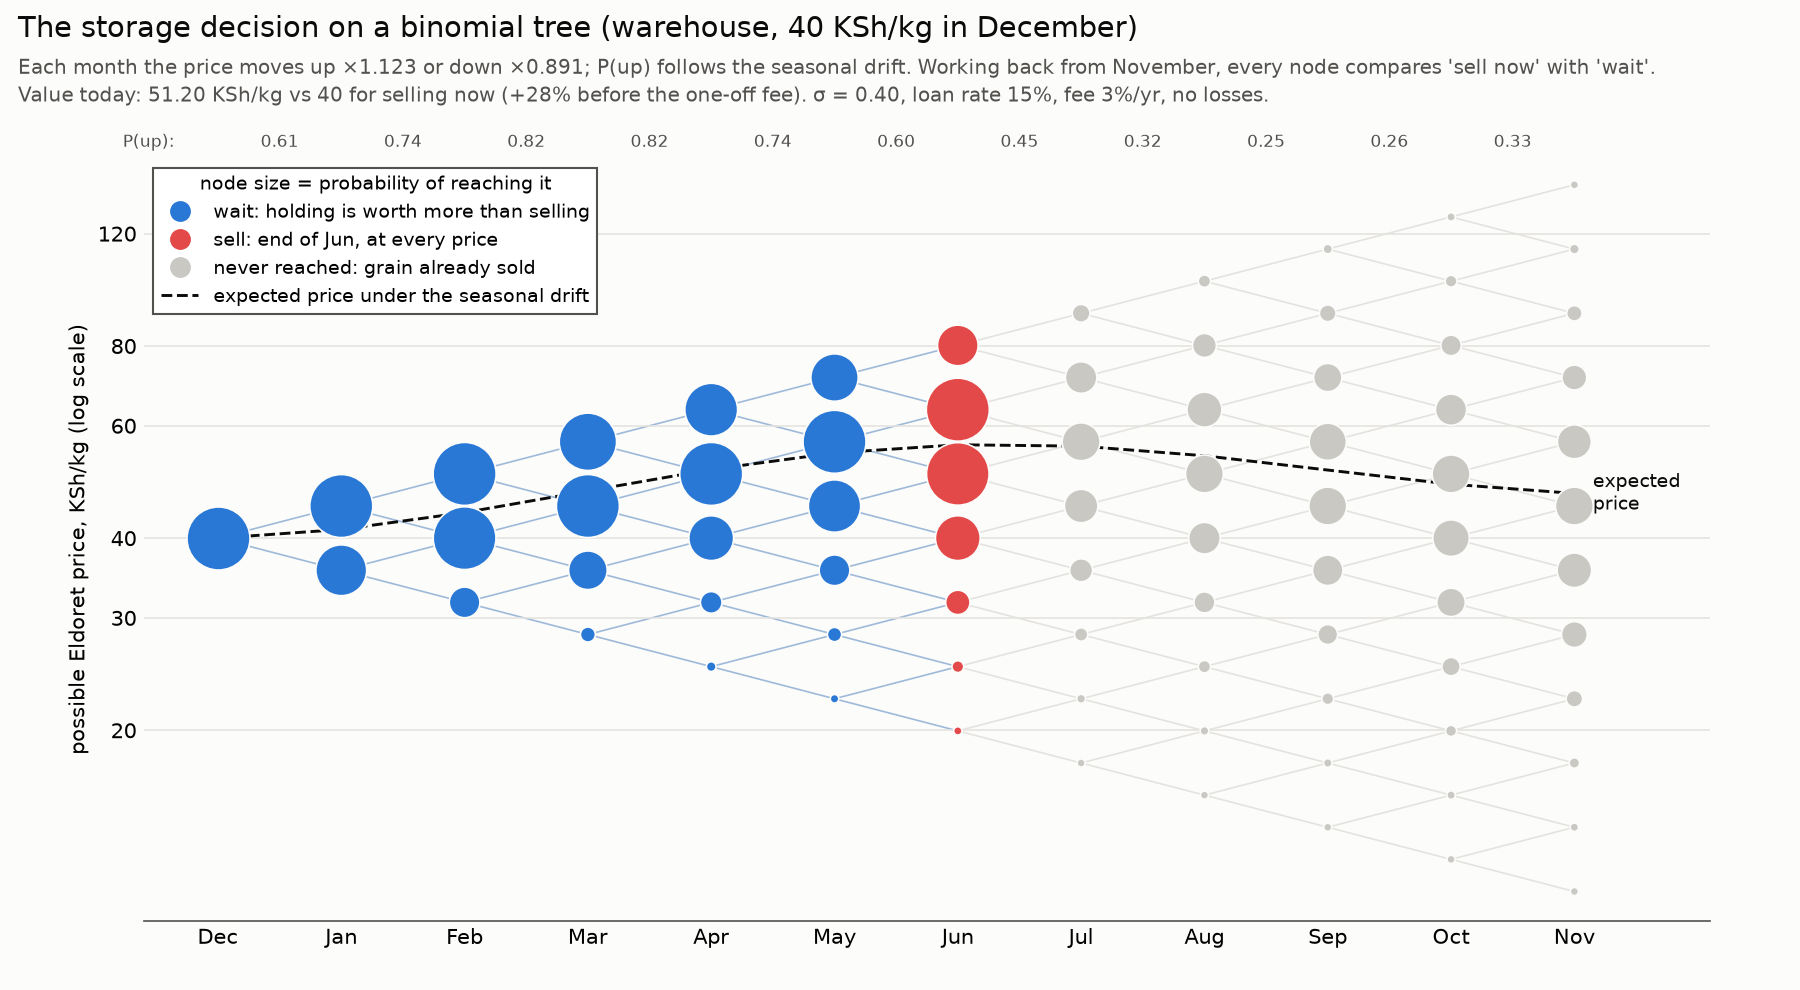

This chart was generated by the following Python code:
"""
Visualize the storage decision on the CRR binomial tree (warehouse case).

Run from the repo root after the notebook has written data/processed/model_params.json:

    python figures/storage_tree.py

One step per month (Dec -> Nov). Each node is a possible Eldoret price; its colour is the
tree's decision there (wait or sell), its size the probability of reaching it under the
seasonal drift. Nodes after the sale month are greyed: the grain has already been sold.
The backward induction is done here by hand and checked against qk.binomial_optimal_stopping.
"""

import json
import sys
from pathlib import Path

import matplotlib
matplotlib.use("Agg")
import matplotlib.pyplot as plt
import numpy as np
from matplotlib.lines import Line2D

ROOT = Path(__file__).resolve().parents[1]
sys.path.insert(0, str(ROOT))
import quantkit as qk  # noqa: E402

SURF, INK, INK2, GRID = "#fcfcfb", "#0b0b0b", "#52514e", "#e4e3df"
WAIT, SELL, DONE = "#2a78d6", "#e34948", "#c9c8c3"
MONTHS = ["Jan", "Feb", "Mar", "Apr", "May", "Jun", "Jul", "Aug", "Sep", "Oct", "Nov", "Dec"]

S0 = 40.0                                  # illustrative December price, KSh/kg
R, FEE, LOSS = 0.15, 0.03, 0.0             # warehouse scenario (worksheet §3)


def main():
    par = json.loads((ROOT / "data" / "processed" / "model_params.json").read_text())
    sigma = par["sigma"]
    mu = np.array([par["mu_arith_annual"][m] for m in MONTHS[:11]])   # steps ending Jan..Nov
    n, dt = len(mu), 1 / 12
    u, d, p = qk.crr_parameters(sigma, dt, np.exp(mu * dt))
    disc = np.exp(-(R + FEE + LOSS) * dt)

    # node prices: column i has i+1 nodes, j = number of up moves
    price = [S0 * u ** np.arange(i + 1) * d ** (i - np.arange(i + 1)) for i in range(n + 1)]
    # backward induction (payoff = price)
    value = [None] * (n + 1)
    sell = [None] * (n + 1)
    value[n] = price[n].copy()
    sell[n] = np.ones(n + 1, bool)
    for i in range(n - 1, -1, -1):
        cont = disc * (p[i] * value[i + 1][1:] + (1 - p[i]) * value[i + 1][:-1])
        sell[i] = price[i] >= cont
        value[i] = np.where(sell[i], price[i], cont)
    check = qk.binomial_optimal_stopping(S0, sigma, n / 12, n, lambda S: S, R, drift=mu,
                                         holding_cost=FEE + LOSS)
    assert np.isclose(value[0][0], check), (value[0][0], check)

    # probability of reaching each node, and whether the grain is still held there
    prob = [np.array([1.0])]
    for i in range(n):
        q = np.zeros(i + 2)
        q[1:] += prob[i] * p[i]
        q[:-1] += prob[i] * (1 - p[i])
        prob.append(q)
    first_sell = next(i for i in range(n + 1) if sell[i].all())   # calendar rule: everyone sells here

    fig, ax = plt.subplots(figsize=(12, 6.6), dpi=150)
    fig.patch.set_facecolor(SURF)
    ax.set_facecolor(SURF)
    for i in range(n):                                            # branches
        for j in range(i + 1):
            col = GRID if i >= first_sell else "#9fb9d9"
            ax.plot([i, i + 1], [price[i][j], price[i + 1][j + 1]], color=col, lw=0.8, zorder=1)
            ax.plot([i, i + 1], [price[i][j], price[i + 1][j]], color=col, lw=0.8, zorder=1)
    for i in range(n + 1):                                        # nodes
        colour = WAIT if i < first_sell else (SELL if i == first_sell else DONE)
        sizes = 15 + 900 * prob[i] / prob[i].max() * (1 if i <= first_sell else 0.35)
        ax.scatter(np.full(i + 1, i), price[i], s=sizes, color=colour, edgecolor=SURF,
                   linewidth=0.8, zorder=3)
    # expected price path (mean of the tree) for reference
    mean_path = [np.sum(prob[i] * price[i]) for i in range(n + 1)]
    ax.plot(range(n + 1), mean_path, color=INK, lw=1.4, ls="--", zorder=2)
    ax.text(n + 0.15, mean_path[-1], "expected\nprice", color=INK, fontsize=9, va="center")
    # up-probability per month along the top
    for i in range(n):
        ax.text(i + 0.5, 1.01, f"{p[i]:.2f}", transform=ax.get_xaxis_transform(), ha="center",
                va="bottom", fontsize=8, color=INK2)
    ax.text(-0.35, 1.01, "P(up):", transform=ax.get_xaxis_transform(), ha="right", va="bottom",
            fontsize=8, color=INK2)

    ax.set_yscale("log")
    ticks = [10, 20, 30, 40, 60, 80, 120, 160]
    ax.set_yticks(ticks, [str(t) for t in ticks])
    ax.minorticks_off()
    ax.set_ylim(price[n][0] * 0.9, price[n][-1] * 1.1)
    ax.set_xticks(range(n + 1), ["Dec"] + MONTHS[:n])
    ax.set_xlim(-0.6, n + 1.1)
    ax.set_ylabel("possible Eldoret price, KSh/kg (log scale)")
    ax.grid(axis="y", color=GRID, lw=0.8)
    ax.grid(axis="x", visible=False)
    for sp in ("top", "right", "left"):
        ax.spines[sp].set_visible(False)
    ax.spines["bottom"].set_color(INK2)
    ax.tick_params(length=0)
    ax.legend(handles=[
        Line2D([], [], marker="o", ls="", color=WAIT, ms=9, label="wait: holding is worth more than selling"),
        Line2D([], [], marker="o", ls="", color=SELL, ms=9, label=f"sell: end of {MONTHS[first_sell - 1]}, at every price"),
        Line2D([], [], marker="o", ls="", color=DONE, ms=9, label="never reached: grain already sold"),
        Line2D([], [], color=INK, ls="--", lw=1.4, label="expected price under the seasonal drift"),
    ], loc="upper left", frameon=True, facecolor="white", framealpha=1, edgecolor=INK2, fancybox=False,
        fontsize=9, title="node size = probability of reaching it", title_fontsize=9)
    fig.text(0.01, 0.985, "The storage decision on a binomial tree (warehouse, 40 KSh/kg in December)",
             color=INK, fontsize=14, va="top")
    fig.text(0.01, 0.945, f"Each month the price moves up ×{u:.3f} or down ×{d:.3f}; P(up) follows the "
             f"seasonal drift. Working back from November, every node compares 'sell now' with 'wait'.\n"
             f"Value today: {value[0][0]:.2f} KSh/kg vs {S0:.0f} for selling now (+{100 * (value[0][0] / S0 - 1):.0f}% "
             f"before the one-off fee). σ = {sigma:.2f}, loan rate {R:.0%}, fee {FEE:.0%}/yr, no losses.",
             color=INK2, fontsize=9.5, va="top", linespacing=1.4)
    fig.subplots_adjust(left=0.08, right=0.95, top=0.84, bottom=0.07)
    out = ROOT / "figures" / "storage_tree.png"
    fig.savefig(out, facecolor=SURF)
    print("wrote", out, "| tree value", round(value[0][0], 4), "= quantkit", round(check, 4),
          "| sell month", MONTHS[first_sell - 1])


if __name__ == "__main__":
    main()
